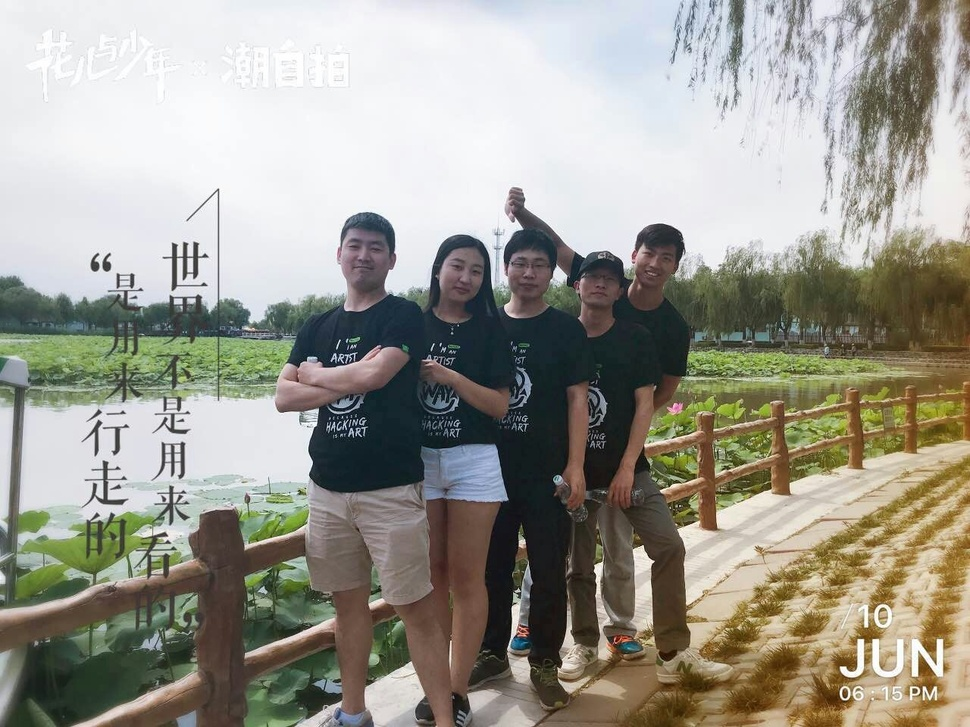
#> input picture face_detection/avatar.jpg, 970 x 727 px, shrunk from 1280 x 960 before the run, found by its file name
$ python __init__.py   (Python 2 division)
#> lines starting #> are read from the running program, lines starting #| are printed output that depends on the picture; after the words box and inside, x2 and y2 are one past the last pixel; in counts of white or black regions, pixels touching at a corner belong together
#!/usr/bin/env python
# -*- coding: utf-8 -*-

"""
  人脸检测
"""
from cv2 import cv2
import os

current_path = os.getcwd()
print current_path
photopath = current_path + '\\avatar.jpg'
# 效果最差 haarcascade_frontalface_alt_tree
# 效果适中 haarcascade_frontalface_alt2
# 效果容错率较高 haarcascade_frontalface_default
classifier = current_path +  '\\haarcascade_frontalface_alt2.xml'
# classifier = current_path +  '\\haarcascade_frontalface_default.xml'


#读取图片
image = cv2.imread(photopath)
#> image is the input picture: shape (727, 970, 3); mean B, G, R 143.4, 153.8, 155.9

#灰度转换
gray = cv2.cvtColor(image, cv2.COLOR_BGR2GRAY)
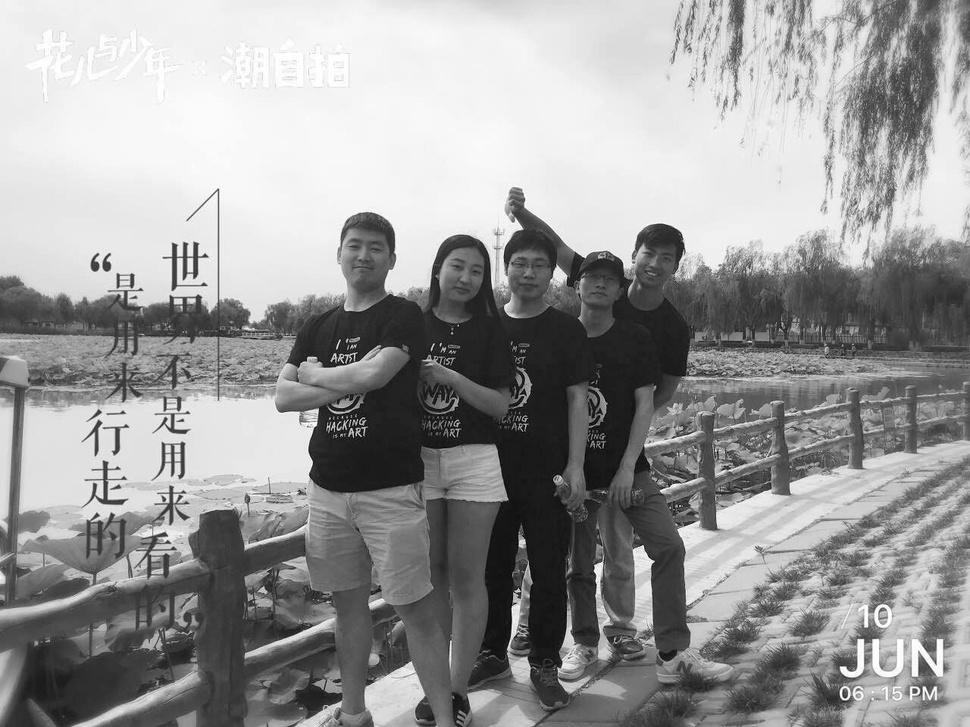
#> gray: shape (727, 970); min 0, max 255, mean 153.3

#获取人脸检测训练数据
face_casacade = cv2.CascadeClassifier(classifier)

#探测人脸
faces = face_casacade.detectMultiScale(image)
#> faces = [[583, 264, 38, 38], [338, 226, 53, 53], [504, 244, 51, 51], [440, 249, 51, 51]]

# 方框的颜色和粗细
color = (0,0,255)
strokeWeight = 1
#弹出框名字
windowName = "Object Detection"

while True:  #为了防止
    #人脸个数
    # print(len(faces))
    count = 0
    for x, y, width, height in faces:
        count = count + 1
        print  x, y, width, height
        cv2.rectangle(image, (x, y), (x + width, y + height), color, strokeWeight)
        face_img = image[y :y + height,x :x + width]
        cv2.imshow(str(count), face_img)
#> this loop made 4 passes
#| 583 264 38 38
#| 338 226 53 53
#| 504 244 51 51
#| 440 249 51 51
#> pass 1, `face_img = image[y :y + height,x :x + width]`:
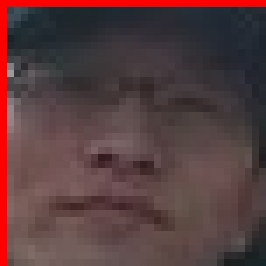
#> face_img: shape (38, 38, 3) (shown 7 times larger); mean B, G, R 62.9, 61.5, 87.2
#> pass 2, `face_img = image[y :y + height,x :x + width]`:
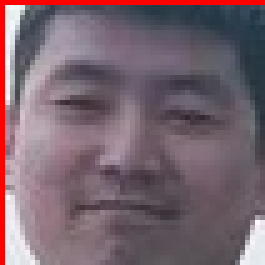
#> face_img: shape (53, 53, 3) (shown 5 times larger); mean B, G, R 110.7, 100.5, 120.4
#> pass 3, `face_img = image[y :y + height,x :x + width]`:
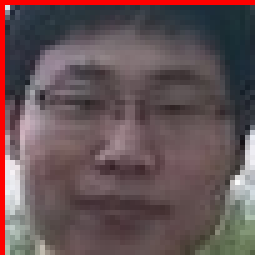
#> face_img: shape (51, 51, 3) (shown 5 times larger); mean B, G, R 85.2, 82.5, 101.1
#> after the loop:
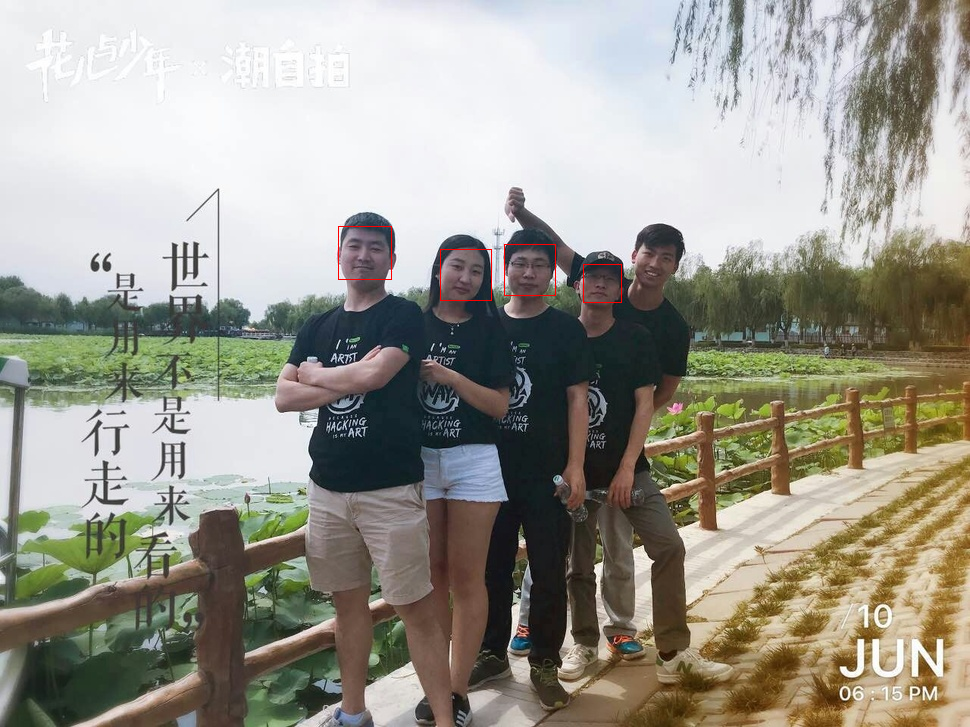
#> image: shape (727, 970, 3); 0.11% of pixels changed, all inside (x1, y1, x2, y2) = (338, 226, 622, 303)
#> after the loop, count = 4

    #展示人脸识别效果
    cv2.imshow(windowName, image)

    #点击弹出的图片，按escape键，结束循环
    if cv2.waitKey(20) == 27:
#> (key Esc is pressed here)
        break

#循环结束后，退出程序。
exit()
#> (the program exits here)
